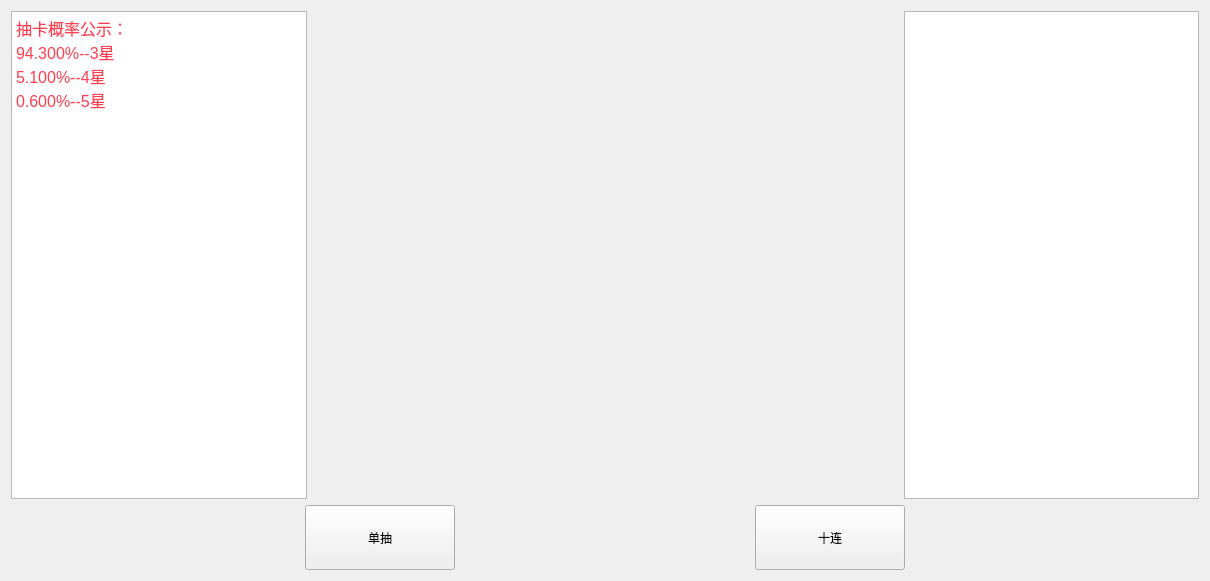
<?xml version="1.0" encoding="UTF-8"?>
<ui version="4.0">
 <class>Card</class>
 <widget class="QWidget" name="Card">
  <property name="geometry">
   <rect>
    <x>0</x>
    <y>0</y>
    <width>1210</width>
    <height>581</height>
   </rect>
  </property>
  <property name="windowTitle">
   <string>Form</string>
  </property>
  <layout class="QVBoxLayout" name="verticalLayout_2">
   <item>
    <layout class="QHBoxLayout" name="horizontalLayout_2" stretch="1,1,7,1,1">
     <item>
      <widget class="QTextBrowser" name="textBrowser">
       <property name="html">
        <string>&lt;!DOCTYPE HTML PUBLIC &quot;-//W3C//DTD HTML 4.0//EN&quot; &quot;http://www.w3.org/TR/REC-html40/strict.dtd&quot;&gt;
&lt;html&gt;&lt;head&gt;&lt;meta name=&quot;qrichtext&quot; content=&quot;1&quot; /&gt;&lt;style type=&quot;text/css&quot;&gt;
p, li { white-space: pre-wrap; }
&lt;/style&gt;&lt;/head&gt;&lt;body style=&quot; font-family:'SimSun'; font-size:9pt; font-weight:400; font-style:normal;&quot;&gt;
&lt;p style=&quot; margin-top:0px; margin-bottom:0px; margin-left:0px; margin-right:0px; -qt-block-indent:0; text-indent:0px;&quot;&gt;&lt;span style=&quot; font-size:12pt; color:#ff3d50;&quot;&gt;抽卡概率公示：&lt;/span&gt;&lt;/p&gt;
&lt;p style=&quot; margin-top:0px; margin-bottom:0px; margin-left:0px; margin-right:0px; -qt-block-indent:0; text-indent:0px;&quot;&gt;&lt;span style=&quot; font-size:12pt; color:#ff3d50;&quot;&gt;94.300%--3星&lt;/span&gt;&lt;/p&gt;
&lt;p style=&quot; margin-top:0px; margin-bottom:0px; margin-left:0px; margin-right:0px; -qt-block-indent:0; text-indent:0px;&quot;&gt;&lt;span style=&quot; font-size:12pt; color:#ff3d50;&quot;&gt;5.100%--4星&lt;/span&gt;&lt;/p&gt;
&lt;p style=&quot; margin-top:0px; margin-bottom:0px; margin-left:0px; margin-right:0px; -qt-block-indent:0; text-indent:0px;&quot;&gt;&lt;span style=&quot; font-size:12pt; color:#ff3d50;&quot;&gt;0.600%--5星&lt;/span&gt;&lt;/p&gt;&lt;/body&gt;&lt;/html&gt;</string>
       </property>
      </widget>
     </item>
     <item>
      <spacer name="horizontalSpacer_4">
       <property name="orientation">
        <enum>Qt::Horizontal</enum>
       </property>
       <property name="sizeHint" stdset="0">
        <size>
         <width>40</width>
         <height>20</height>
        </size>
       </property>
      </spacer>
     </item>
     <item>
      <layout class="QGridLayout" name="gridLayout_2"/>
     </item>
     <item>
      <spacer name="horizontalSpacer_5">
       <property name="orientation">
        <enum>Qt::Horizontal</enum>
       </property>
       <property name="sizeHint" stdset="0">
        <size>
         <width>40</width>
         <height>20</height>
        </size>
       </property>
      </spacer>
     </item>
     <item>
      <widget class="QTextBrowser" name="textBrowser_2"/>
     </item>
    </layout>
   </item>
   <item>
    <layout class="QHBoxLayout" name="horizontalLayout">
     <item>
      <spacer name="horizontalSpacer">
       <property name="orientation">
        <enum>Qt::Horizontal</enum>
       </property>
       <property name="sizeHint" stdset="0">
        <size>
         <width>40</width>
         <height>20</height>
        </size>
       </property>
      </spacer>
     </item>
     <item>
      <widget class="QPushButton" name="danchou">
       <property name="minimumSize">
        <size>
         <width>150</width>
         <height>65</height>
        </size>
       </property>
       <property name="text">
        <string>单抽</string>
       </property>
      </widget>
     </item>
     <item>
      <spacer name="horizontalSpacer_2">
       <property name="orientation">
        <enum>Qt::Horizontal</enum>
       </property>
       <property name="sizeHint" stdset="0">
        <size>
         <width>40</width>
         <height>20</height>
        </size>
       </property>
      </spacer>
     </item>
     <item>
      <widget class="QPushButton" name="shilian">
       <property name="minimumSize">
        <size>
         <width>150</width>
         <height>65</height>
        </size>
       </property>
       <property name="text">
        <string>十连</string>
       </property>
      </widget>
     </item>
     <item>
      <spacer name="horizontalSpacer_3">
       <property name="orientation">
        <enum>Qt::Horizontal</enum>
       </property>
       <property name="sizeHint" stdset="0">
        <size>
         <width>40</width>
         <height>20</height>
        </size>
       </property>
      </spacer>
     </item>
    </layout>
   </item>
  </layout>
 </widget>
 <resources/>
 <connections/>
</ui>
